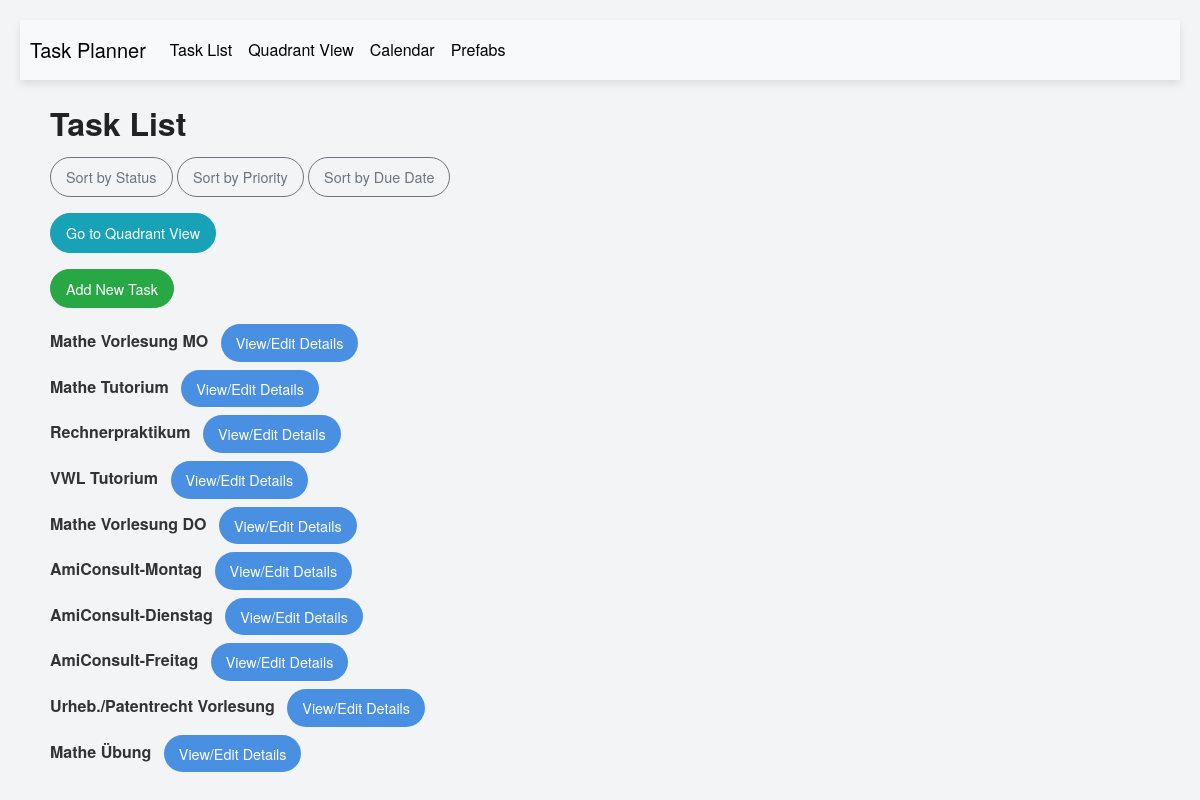
The app's page /?sort_by=priority with its own data.
### app/models.py (models this page shows, shortened)
class Task(db.Model):
    __tablename__ = 'task'
    id = db.Column(db.Integer, primary_key=True)
    title = db.Column(db.String(100), nullable=False)
    description = db.Column(db.String(500))
    due_date = db.Column(db.DateTime, nullable=True)
    estimated_time = db.Column(db.Integer, default=1, nullable=False)
    priority = db.Column(db.Integer, CheckConstraint('priority BETWEEN 1 AND 5'), nullable=True)
    status = db.Column(db.Enum("to do", "doing", "done"), default="to do", nullable=False)
    reminder = db.Column(db.DateTime, nullable=True)
    created_at = db.Column(db.DateTime, default=datetime.utcnow)
    updated_at = db.Column(db.DateTime, onupdate=datetime.utcnow)
    quadrant = db.Column(db.String(50), nullable=True)
    calendar_date = db.Column(db.Date, nullable=True)
    start_time = db.Column(db.Time, nullable=True)
    duration_minutes = db.Column(db.Integer, nullable=True)
    assigned_day = db.Column(db.Integer, nullable=True)
    assigned_hour = db.Column(db.Integer, nullable=True)

### app/routes.py (the view)
@main.route('/')
def index():
    sort_by = request.args.get('sort_by')
    if sort_by == 'status':
        tasks = Task.query.order_by(Task.status).all()
    elif sort_by == 'priority':
        tasks = Task.query.order_by(Task.priority.desc()).all()  # High priority first
    elif sort_by == 'due_date':
        tasks = Task.query.order_by(Task.due_date).all()
    else:
        tasks = Task.query.all()  # Default sorting
    return render_template('index.html', tasks=tasks)

### app/templates/index.html (shortened to what this page needs)
{% extends 'layout.html' %}
{% block main %}
<div class="container">
    <h1 class="mt-4">Task List</h1>
    <div class="mb-3">
        <a href="{{ url_for('main.index', sort_by='status') }}" class="btn btn-outline-secondary btn-sm">Sort by Status</a>
        <a href="{{ url_for('main.index', sort_by='priority') }}" class="btn btn-outline-secondary btn-sm">Sort by Priority</a>
        <a href="{{ url_for('main.index', sort_by='due_date') }}" class="btn btn-outline-secondary btn-sm">Sort by Due Date</a>
    </div>
    <div class="mb-3">
        <a href="{{ url_for('main.quadrant_view') }}" class="btn btn-info">Go to Quadrant View</a>
    </div>
    <button type="button" class="btn btn-success mb-3" data-toggle="modal" data-target="#addTaskModal">
        Add New Task
    </button>
    <ul class="list-unstyled">
        {% for task in tasks %}
        <li class="mb-2" id="task-{{ task.id }}">
            <strong>{{ task.title }}</strong>
            <button type="button" class="btn btn-primary btn-sm ml-2" data-toggle="modal" data-target="#taskModal{{ task.id }}">
                View/Edit Details
            </button>
        </li>
        {% endfor %}
    </ul>
</div>
{% endblock %}

### app/static/css/styles.css (style rules this page uses)
body { font-family: 'Helvetica Neue', Arial, sans-serif; background-color: #f3f4f6; color: #333; margin: 0; padding: 20px; }
h1, h2, h3 { font-weight: 600; color: #222; margin-bottom: 15px; }
h1 { font-size: 2em; }
.btn { font-size: 0.9em; padding: 8px 15px; border-radius: 20px; }
.btn-primary { background-color: #4A90E2; border: none; }
.container { max-width: 1200px; margin: auto; }

### records on screen
Task: title "Mathe Vorlesung MO"
Task: title "Mathe Tutorium"
Task: title "Rechnerpraktikum"
Task: title "VWL Tutorium"
Task: title "Mathe Vorlesung DO"
Task: title "AmiConsult-Montag"
Task: title "AmiConsult-Dienstag"
Task: title "AmiConsult-Freitag"
Task: title "Urheb./Patentrecht Vorlesung"
Task: title "Mathe Übung"
